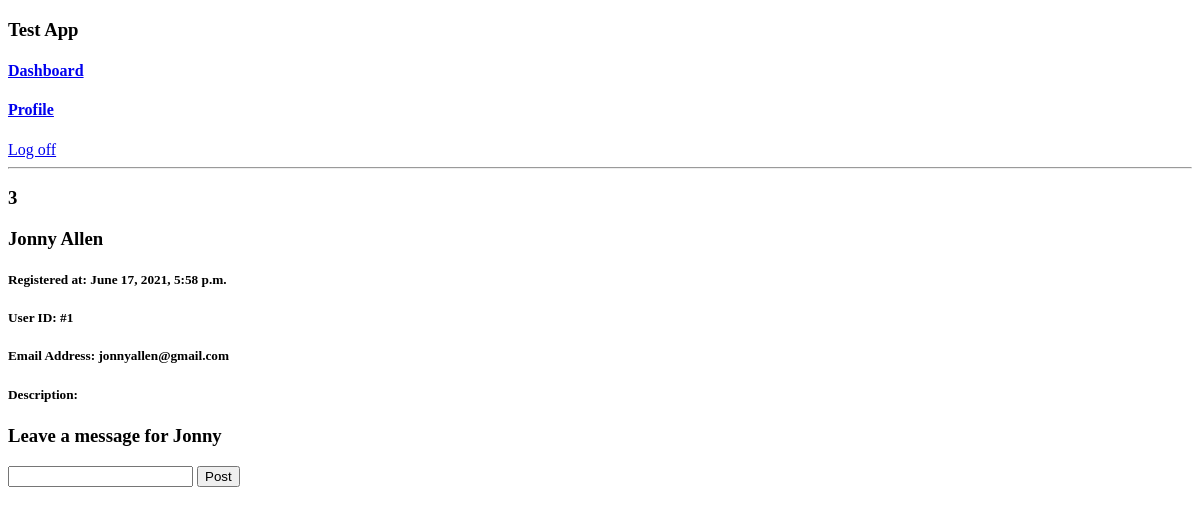
The app's page /userprofile/1 (signed in), older data.
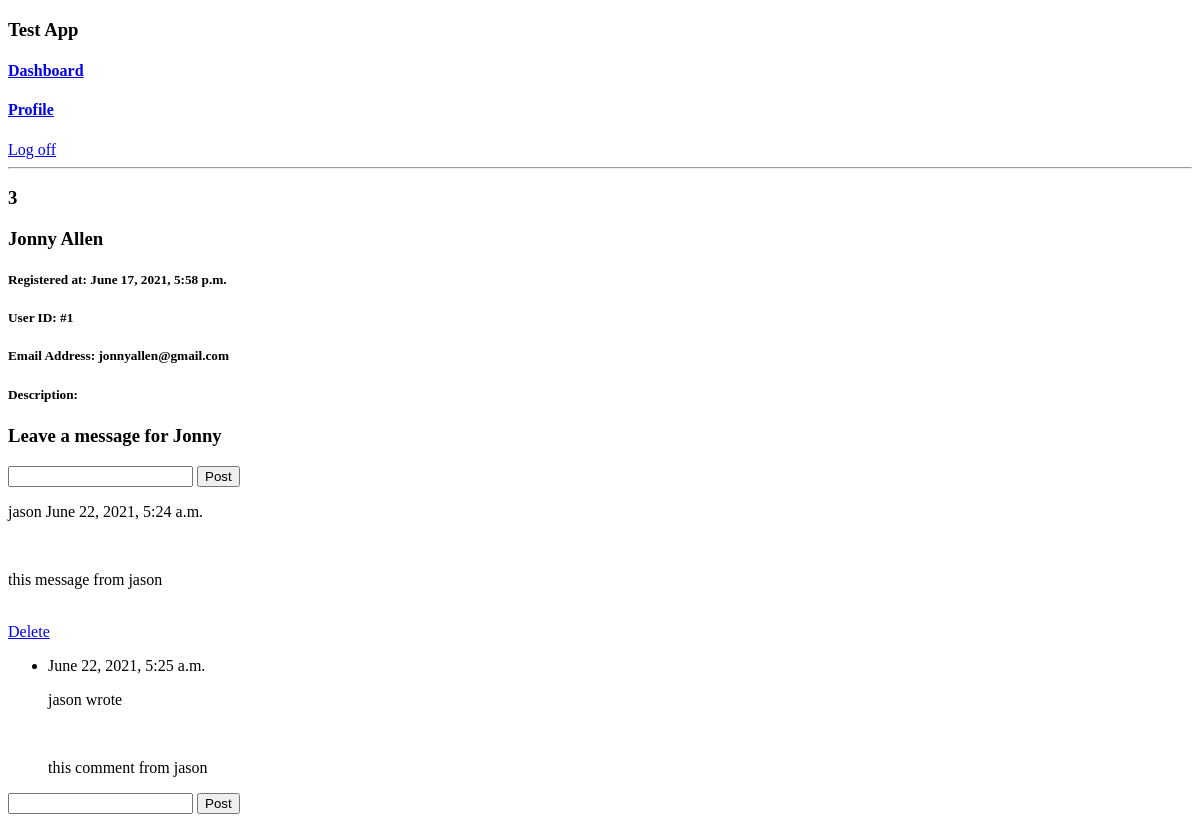
The same page, newer data.
### user/models.py (models this page shows)
class Message (models.Model):
    message_content = models.TextField()
    poster = models.ForeignKey(User, related_name= 'UserMessage', on_delete=models.CASCADE)
    created_for = models.IntegerField()
    created_at = models.DateTimeField(auto_now_add=True)
    updated_at = models.DateTimeField(auto_now_add=True)
    objects = MessageManager()

class User (models.Model):
    first_name = models.CharField(max_length=255)
    last_name = models.CharField(max_length=255)
    email = models.CharField(max_length=255)
    password = models.CharField(max_length=255)
    description = models.CharField(max_length=255)
    userlevel = models.CharField(max_length=45)
    created_at = models.DateTimeField(auto_now_add=True)
    updated_at = models.DateTimeField(auto_now_add=True)
    objects = UserManager()

class Comment (models.Model):
    comment_content = models.CharField(max_length=255)
    poster = models.ForeignKey(User, related_name='UserComment', on_delete=models.CASCADE)
    formessage = models.ForeignKey(Message, related_name='MessageComment', on_delete=models.CASCADE)
    created_at = models.DateTimeField(auto_now_add=True)
    updated_at = models.DateTimeField(auto_now_add=True)
    objects = CommentManager()

### user/views.py (the view)
# urls.py: path('userprofile/<int:user_id>', views.userpage),
def userpage(request, user_id):
    this_user = User.objects.get(id = request.session['user_id'])
    user = User.objects.get(id = user_id)
    messages = Message.objects.filter(created_for = user.id)
    context = {
        'user':user,
        'login_user':this_user,
        'all_messages':messages,
    }
    return render (request,'userprofile.html', context)

### user/templates/userprofile.html (shortened to what this page needs)
<!DOCTYPE html>
<html lang="en">
<head>
</head>
<body>
    <header>
        <h3>Test App</h3>
        <h4><a href="/success">Dashboard</a></h4>
        <h4><a href="/edituser/{{user.id}}">Profile</a></h4>
        <a href="logout">Log off</a>
        <hr>
    </header>
    <div>
        <h3>{{request.session.user_id}}</h3>
        <h3>{{user.first_name}} {{user.last_name}}</h3>
        <h5>Registered at: {{user.created_at}}</h5>
        <h5>User ID: #{{user.id}}</h5>
        <h5>Email Address: {{user.email}}</h5>
        <h5>Description: {{user.description}}</h5>
        {% if user.id != request.session.user_id %}
        <form action="/addmessage/{{user.id}}" method="POST">
            <h3>Leave a message for {{user.first_name}}</h3>
            <input type="text" name="message">
            <button>Post</button>
        </form>
        {% endif %}
    </div>
    <div>
        {% for message in all_messages %}
        <p>{{message.poster.first_name}} {{message.created_at}}</p><br>
        <p>{{message.message_content}}</p><br>
        <a href="delete/{{message.id}}">Delete</a>
        {% for comment in message.MessageComment.all %}
        <ul>
            <li>
                <p>{{comment.created_at}}</p>
                <p>{{comment.poster.first_name}} wrote</p> <br>
                <p>{{comment.comment_content}}</p>
            </li>
        </ul>
        {% endfor %}
        <form action="/userprofile/{{user.id}}/{{message.id}}/addcomment" method="POST">
            <input type="text" name="comment">
            <button>Post</button>
        </form>
        {% endfor %}
    </div>
</body>
</html>

Row changes from the older to the newer data that the page shows:
added Message: poster.first_name "jason", created_at "June 22, 2021, 5:24 a.m.", message_content "this message from jason"
added Comment: created_at "June 22, 2021, 5:25 a.m.", poster.first_name "jason", comment_content "this comment from jason"
